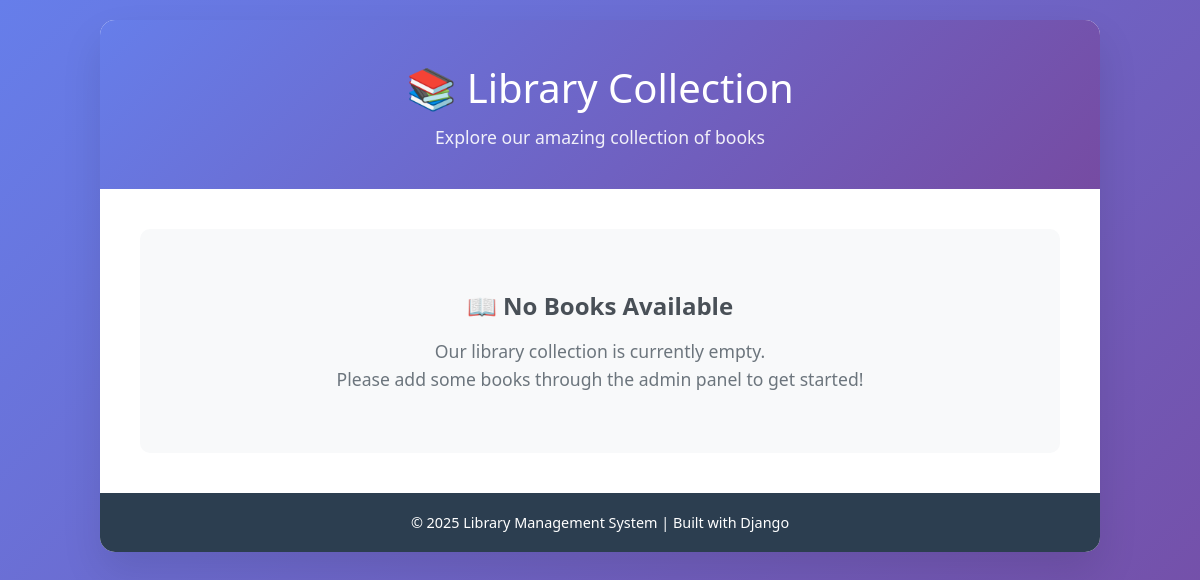
Page /relationship_app/books/ on the earlier database version.
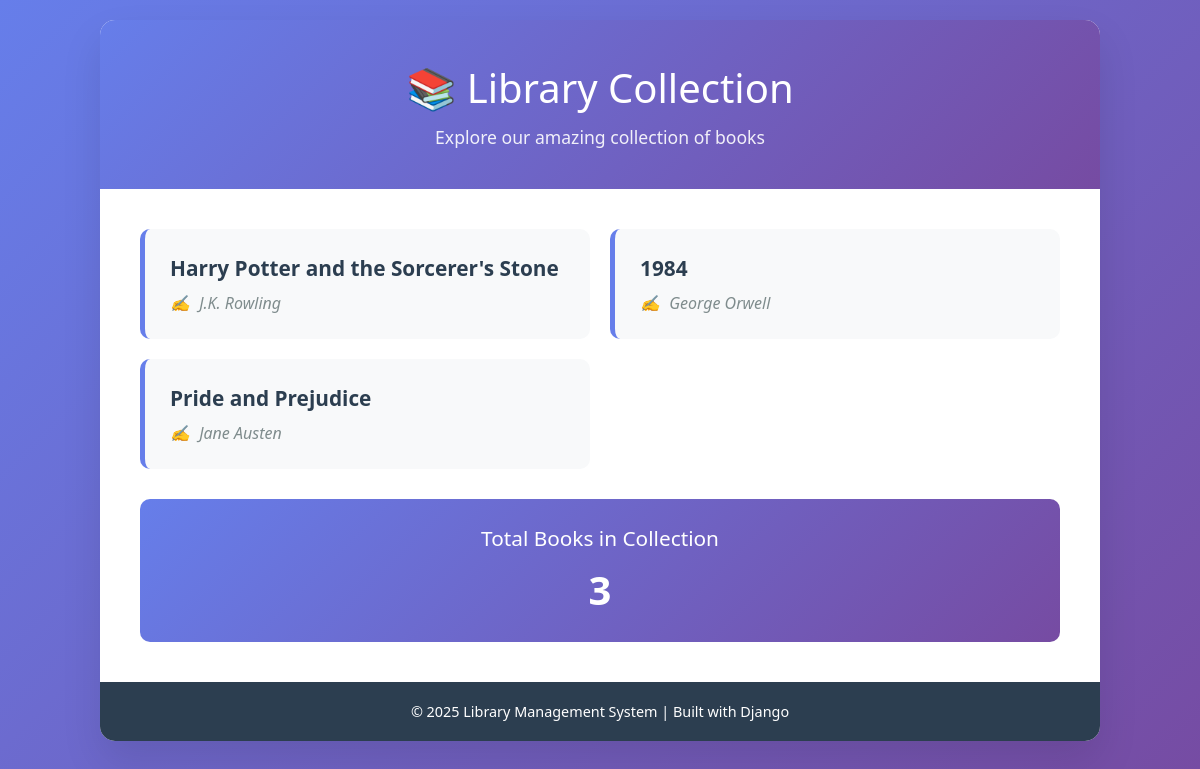
Same page on the later database version.
### relationship_app/models.py (models this page shows, shortened)
class Book(models.Model):
    title = models.CharField(max_length=255)
    author = models.ForeignKey(Author, on_delete=models.CASCADE)
    publication_year = models.IntegerField(default=2000)

class Author(models.Model):
    name = models.CharField(max_length=255)

### relationship_app/views.py (the view)
# urls.py: path("books/", list_books, name="list_books"),
def list_books(request):
    books = Book.objects.select_related('author').all()
    context = {'books': books}
    return render(request, 'list_books.html', context)

### relationship_app/templates/list_books.html (shortened to what this page needs)
<!DOCTYPE html>
<html lang="en">
<head>
</head>
<body>
    <div class="container">
        <div class="header">
            <h1>📚 Library Collection</h1>
            <p>Explore our amazing collection of books</p>
        </div>
        <div class="content">
            {% if books %}
                <div class="books-grid">
                    {% for book in books %}
                    <div class="book-card">
                        <div class="book-title">{{ book.title }}</div>
                        <div class="book-author">{{ book.author.name }}</div>
                    </div>
                    {% endfor %}
                </div>
                <div class="stats">
                    <h3>Total Books in Collection</h3>
                    <span class="number">{{ books|length }}</span>
                </div>
            {% else %}
                <div class="no-books">
                    <h3>📖 No Books Available</h3>
                    <p>Our library collection is currently empty.<br>
                    Please add some books through the admin panel to get started!</p>
                </div>
            {% endif %}
        </div>
        <div class="footer">
            <p>&copy; 2025 Library Management System | Built with Django</p>
        </div>
    </div>
</body>
</html>

### relationship_app/templates/list_books.html (style rules this page uses)
* { margin: 0; padding: 0; box-sizing: border-box; }
body { font-family: 'Segoe UI', Tahoma, Geneva, Verdana, sans-serif; background: linear-gradient(135deg, #667eea 0%, #764ba2 100%); min-height: 100vh; padding: 20px; }
.container { max-width: 1000px; margin: 0 auto; background: white; border-radius: 15px; box-shadow: 0 20px 40px rgba(0,0,0,0.1); overflow: hidden; }
.header { background: linear-gradient(135deg, #667eea 0%, #764ba2 100%); color: white; padding: 40px; text-align: center; }
.header h1 { font-size: 2.5rem; margin-bottom: 10px; font-weight: 300; }
.header p { font-size: 1.1rem; opacity: 0.9; }
.content { padding: 40px; }
.books-grid { display: grid; grid-template-columns: repeat(auto-fill, minmax(300px, 1fr)); gap: 20px; margin-bottom: 30px; }
.book-card { background: #f8f9fa; border-radius: 10px; padding: 25px; border-left: 5px solid #667eea; transition: all 0.3s ease; position: relative; overflow: hidden; }
.book-card::before { content: ''; position: absolute; top: 0; left: 0; width: 100%; height: 100%; background: linear-gradient(135deg, rgba(102, 126, 234, 0.05) 0%, rgba(118, 75, 162, 0.05) 100%); opacity: 0; transition: opacity 0.3s ease; }
.book-title { font-size: 1.3rem; font-weight: 600; color: #2c3e50; margin-bottom: 10px; position: relative; z-index: 1; }
.book-author { color: #7f8c8d; font-style: italic; font-size: 1rem; position: relative; z-index: 1; }
.book-author::before { content: "✍️ "; margin-right: 5px; }
.stats { background: linear-gradient(135deg, #667eea 0%, #764ba2 100%); color: white; padding: 25px; border-radius: 10px; text-align: center; margin-top: 30px; }
.stats h3 { font-size: 1.3rem; margin-bottom: 10px; font-weight: 300; }
.stats .number { font-size: 2.5rem; font-weight: bold; display: block; }
.footer { background: #2c3e50; color: white; text-align: center; padding: 20px; font-size: 0.9rem; }

Differences in the rows shown:
added Book: title "Harry Potter and the Sorcerer's Stone", author.name "J.K. Rowling"
added Book: title "1984", author.name "George Orwell"
added Book: title "Pride and Prejudice", author.name "Jane Austen"
Other differences:
{{ books|length }}: (not shown) → "3"
text no longer shown: "📖 No Books Available Our library collection is currently empty. Please add some books through the admin panel to get started!"
text now shown: "Total Books in Collection"
